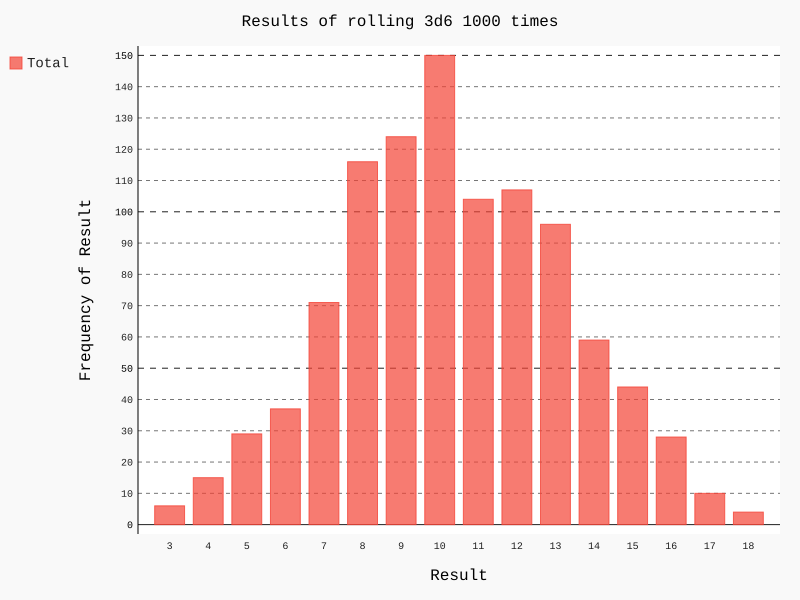

Write the Python code that produced this figure.
import pygal

from die import Die

dice = [Die(),Die(),Die()]


results = [] 
for num in range (1000):
	result = 0
	for die_1 in dice:
		result += die_1.roll()
	results.append(result)
	
frequencies = []
max_result = len(dice) * dice[1].num_sides
for value in range(len(dice), max_result+1):
	print(results)
	frequency = results.count(value)
	frequencies.append(frequency)
	
hist = pygal.Bar()

hist.title = "Results of rolling %dd%d 1000 times" % (
				len(dice),dice[1].num_sides)
hist.x_labels = range(len(dice),max_result+1)
hist.x_title = "Result"
hist.y_title = "Frequency of Result"

hist.add('Total' , frequencies)
hist.render_to_file('die_visual.svg')
